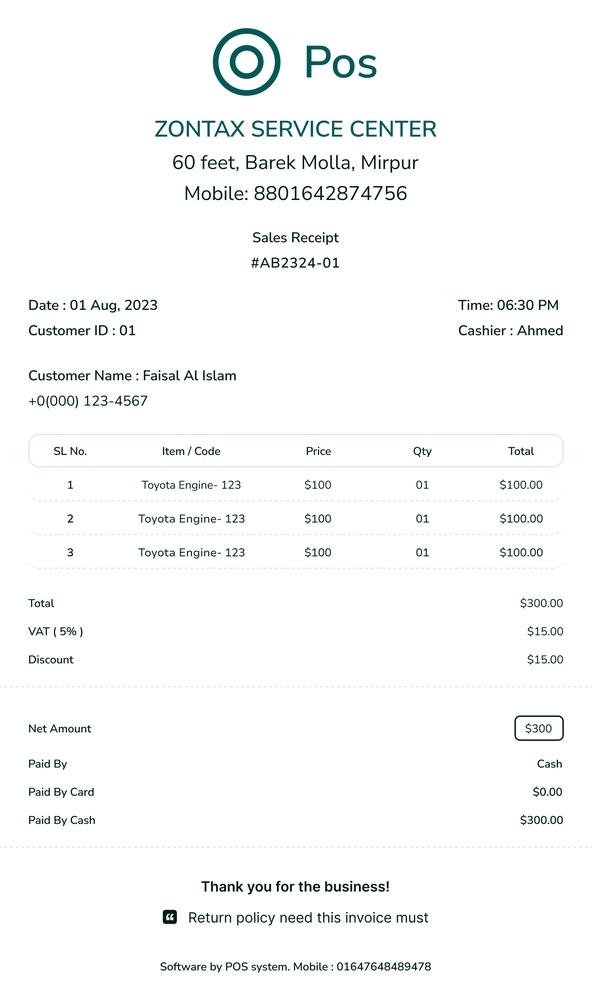
#> input picture img1.jpg, 592 x 1000 px, shrunk from 1680 x 2840 before the run
$ python main.py
#> lines starting #> are read from the running program, lines starting #| are printed output that depends on the picture
from PIL import Image, ImageDraw
import numpy as np

def compare_and_mark_images(image_path1, image_path2, output_path):
    # Open the images
#> called with image_path1 = './img1.jpg', image_path2 = './img3.jpg', output_path = 'output.png'
    img1 = Image.open(image_path1)
#> img1 is the input picture: PIL image 592x1000 RGB; mean R, G, B 248.5, 249.5, 249.5
    img2 = Image.open(image_path2)
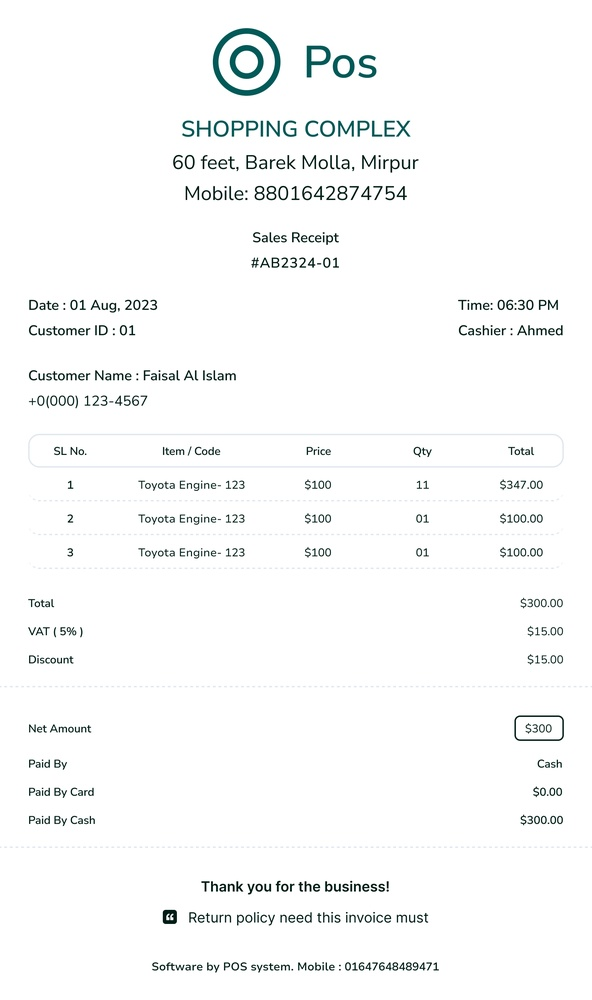
#> input picture img3.jpg, 592 x 1000 px, shrunk from 1680 x 2840 before the run
#> img2 is the input picture: PIL image 592x1000 RGB; mean R, G, B 248.6, 249.6, 249.5

    # Convert images to RGB (in case they are in a different format)
    img1 = img1.convert('RGB')
    img2 = img2.convert('RGB')

    # Check if images are the same size
    if img1.size != img2.size:
        print("Images are not the same size.")
        return

    # Convert images to numpy arrays
    arr1 = np.array(img1)
    arr2 = np.array(img2)

    # Create a new image for marking differences with the same size as img2
    overlay = Image.new('RGBA', img2.size, (255, 255, 0, 0))  # Yellow color with full transparency
    draw_overlay = ImageDraw.Draw(overlay)

    # Initialize a list to hold differences
    differences = []

    # Compare pixel by pixel
    for y in range(arr1.shape[0]):
        for x in range(arr1.shape[1]):
            if not np.array_equal(arr1[y, x], arr2[y, x]):
                differences.append({
                    'position': (x, y),
                    'color_image1': arr1[y, x].tolist(),
                    'color_image2': arr2[y, x].tolist()
                })
                # Mark the difference on the overlay with yellow color and 50% opacity
                draw_overlay.rectangle([x, y, x + 1, y + 1], fill=(255, 255, 0, 128))  # Yellow with 50% opacity
#> after the loop, differences = 21212 items

    # Combine the overlay with the original image
    img2_with_overlay = Image.alpha_composite(img2.convert('RGBA'), overlay)
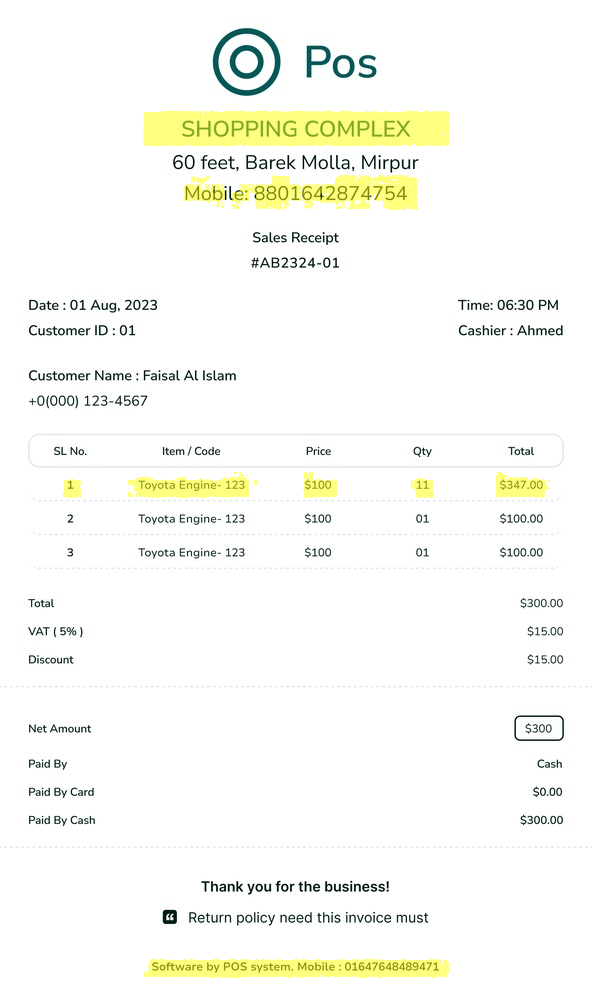
#> img2_with_overlay: PIL image 592x1000 RGBA; mean R, G, B, A 249.3, 250.2, 244.6, 255

    # Save the marked image
    img2_with_overlay.save(output_path)

    # Output results
    if differences:
        print(f"Found {len(differences)} differences. Marked in the output image.")
#| Found 21212 differences. Marked in the output image.
    else:
        print("The images are identical.")

# Example usage
compare_and_mark_images('./img1.jpg', './img3.jpg', 'output.png')
